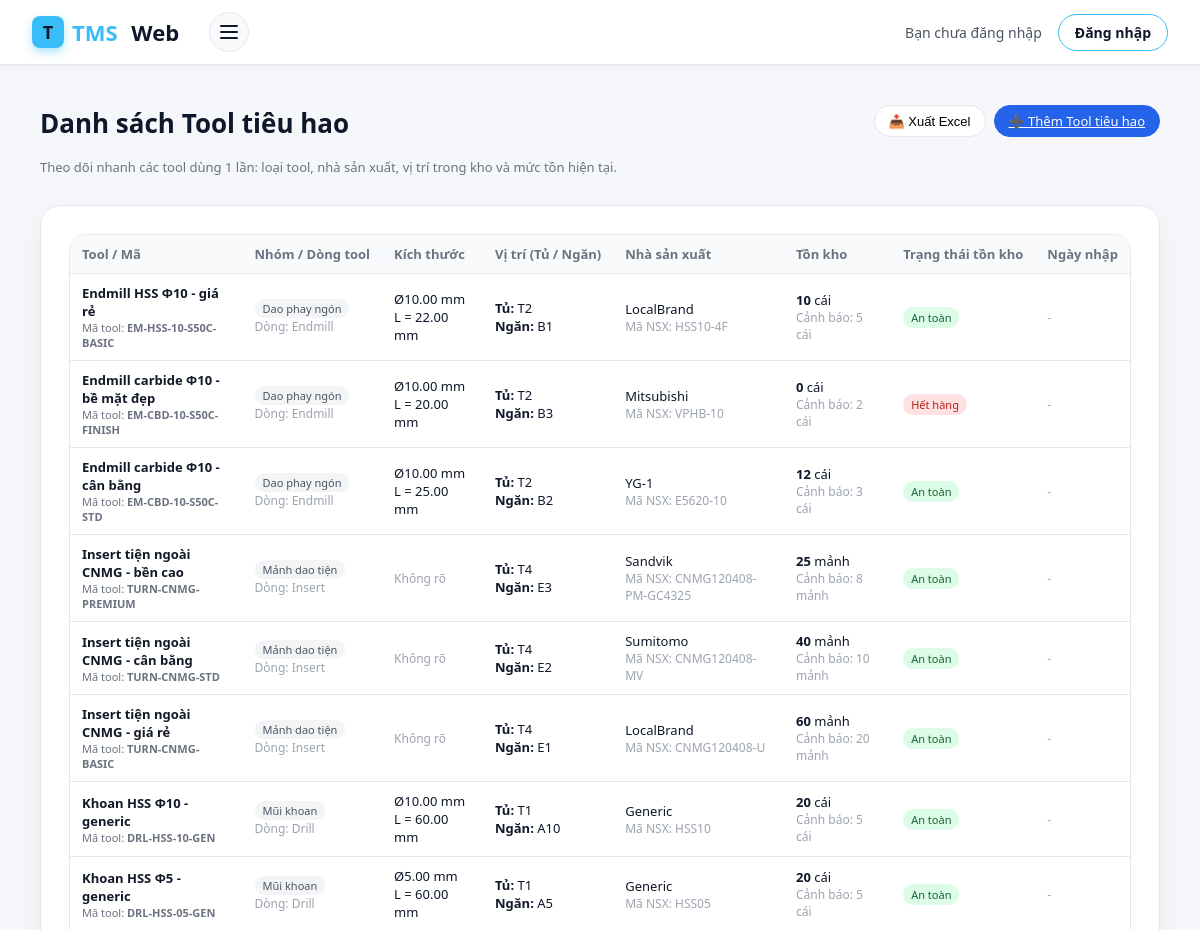
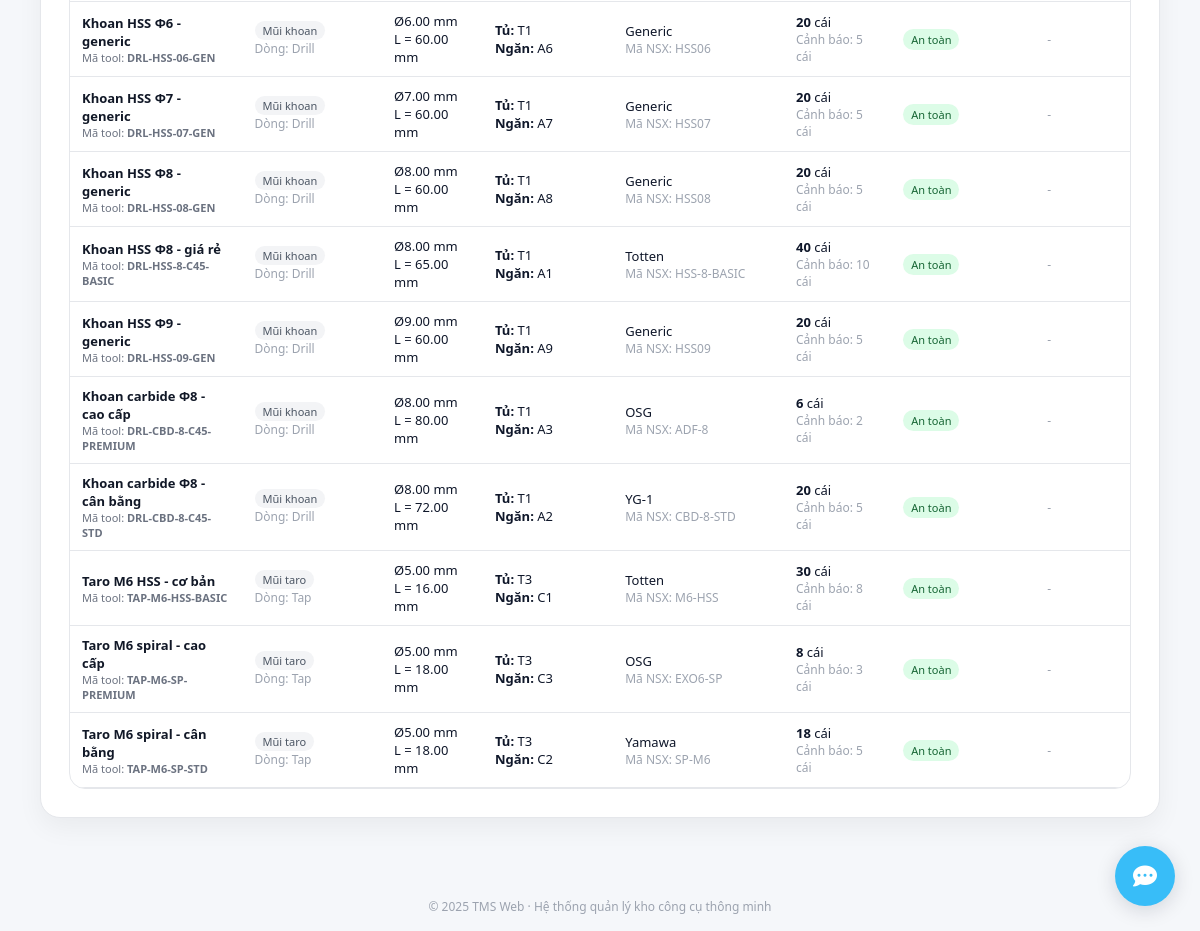
Screenshot of /tool/ with the database file from the repository (2 pictures, top to bottom).
### tool/models.py (models this page shows, shortened)
class Tool(models.Model):
    LOAI_GIA_CONG_CHOICES = [
        ("DRILL", "Khoan"),
        ("MILL", "Phay"),
        ("TAP", "Taro"),
        ("REAM", "Doa"),
        ("TURN", "Tiện"),
    ]
    NHOM_VL_CHOICES = [
        ("P", "Thép (ISO P)"),
        ("M", "Thép không gỉ (ISO M)"),
        ("K", "Gang (ISO K)"),
        ("N", "Nhôm/kim loại màu (ISO N)"),
        ("S", "Hợp kim chịu nhiệt (ISO S)"),
        ("H", "Thép đã tôi (ISO H)"),
    ]
    ten_tool = models.CharField(
        max_length=200,
        verbose_name="Tên tool"
    )
    ma_tool = models.CharField(
        max_length=50,
        unique=True,
        verbose_name="Mã tool"
    )
    nhom_tool = models.CharField(
        max_length=100,
        verbose_name="Nhóm tool",
        help_text="VD: Mũi khoan, Dao phay, Mũi taro…"
    )
    dong_tool = models.CharField(
        max_length=100,
        blank=True,
        verbose_name="Dòng tool",
        help_text="VD: Drill, Endmill, Tap…"
    )
    nha_san_xuat = models.CharField(
        max_length=100,
        blank=True,
        verbose_name="Nhà sản xuất"
    )
    ma_nha_sx = models.CharField(
        max_length=100,
        blank=True,
        verbose_name="Mã nhà sản xuất"
    )
    tieu_chuan = models.CharField(
        max_length=100,
        blank=True,
        verbose_name="Tiêu chuẩn"
    )
    model = models.CharField(
        max_length=100,
        blank=True,
        verbose_name="Model"
    )
    vat_lieu_phu_hop = models.CharField(
        max_length=200,
        blank=True,
        verbose_name="Vật liệu gia công phù hợp",
        help_text="VD: C45, S50C, SUS304…"
    )
    ghi_chu = models.TextField(
        blank=True,
        verbose_name="Ghi chú thêm"
    )
    duong_kinh = models.DecimalField(
        max_digits=6,
        decimal_places=2,
        null=True,
        blank=True,
        verbose_name="Đường kính làm việc (mm)"
    )
    chieu_dai_lam_viec = models.DecimalField(
        max_digits=6,
        decimal_places=2,
        null=True,
        blank=True,
        verbose_name="Chiều dài làm việc (mm)"
    )
    don_vi_tinh = models.CharField(
        max_length=50,
        blank=True,
        verbose_name="Đơn vị tính",
        help_text="VD: cái, hộp, bộ…"
    )
    tuoi_tho_chuan = models.CharField(
        max_length=100,
        blank=True,
        verbose_name="Tuổi thọ chuẩn",
        help_text="VD: 1500 lỗ / 1 tool"
    )
    loai_gia_cong = models.CharField(
        max_length=50,
        choices=LOAI_GIA_CONG_CHOICES,
        verbose_name="Loại gia công chính",
        null=True,
        blank=True,
        help_text="Khoan / Phay / Taro / Doa / Tiện…"
    )
    duong_kinh_min = models.DecimalField(
        max_digits=6,
        decimal_places=2,
        null=True,
        blank=True,
        verbose_name="ĐK min cho phép (mm)"
    )
    duong_kinh_max = models.DecimalField(
        max_digits=6,
        decimal_places=2,
        null=True,
        blank=True,
        verbose_name="ĐK max cho phép (mm)"
    )
    ty_le_sau_lo_max = models.DecimalField(
        max_digits=4,
        decimal_places=1,
        null=True,
        blank=True,
        verbose_name="Tỷ lệ sâu lỗ max (L/D)"
    )
    nhom_vat_lieu_iso = models.CharField(
        max_length=2,
        choices=NHOM_VL_CHOICES,
        blank=True,
        verbose_name="Nhóm vật liệu ISO"
    )
    do_cung_min = models.PositiveIntegerField(
        null=True,
        blank=True,
        verbose_name="Độ cứng vật liệu min (HRC)"
    )
    do_cung_max = models.PositiveIntegerField(
        null=True,
        blank=True,
        verbose_name="Độ cứng vật liệu max (HRC)"
    )
    may_phu_hop = models.CharField(
        max_length=200,
        blank=True,
        verbose_name="Dòng máy phù hợp",
        help_text="VD: VMC 10.000 rpm, CNC tiện, Máy khoan bàn…"
    )
    can_coolant = models.BooleanField(
        default=False,
        verbose_name="Yêu cầu tưới nguội"
    )
    ton_kho = models.PositiveIntegerField(
        default=0,
        verbose_name="Tồn kho hiện tại"
    )
    muc_canh_bao = models.PositiveIntegerField(
        null=True,
        blank=True,
        verbose_name="Mức cảnh báo tối thiểu"
    )
    tu = models.CharField(
    max_length=1,
    blank=True,
    verbose_name="Tủ (A/B/...)"
    )
    ngan = models.PositiveSmallIntegerField(
    null=True,
    blank=True,
    verbose_name="Ngăn (số)"
    )
    may_uu_tien = models.CharField(
        max_length=100,
        blank=True,
        verbose_name="Máy / Line ưu tiên"
    )
    ngay_nhap_kho = models.DateField(
        null=True,
        blank=True,
        verbose_name="Ngày nhập kho"
    )
    gia_tri_mua = models.DecimalField(
        max_digits=15,
        decimal_places=0,
        null=True,
        blank=True,
        verbose_name="Giá trị mua (VND/đv)"
    )
    wear_max = models.PositiveIntegerField(
        null=True,
        blank=True,
        verbose_name="Độ mòn tối đa (%)"
    )
    nguong_thay = models.PositiveIntegerField(
        null=True,
        blank=True,
        verbose_name="Ngưỡng cảnh báo thay (%)"
    )
    hrc_tham_chieu = models.PositiveIntegerField(
        null=True,
        blank=True,
        verbose_name="Độ cứng vật liệu tham chiếu (HRC)"
    )
    che_do_cat_khuyen_nghi = models.TextField(
        blank=True,
        verbose_name="Chế độ cắt khuyến nghị"
    )
    ket_luan_fuzzy = models.TextField(
        blank=True,
        verbose_name="Kết luận fuzzy / khuyến nghị"
    )
    diem_gia = models.PositiveSmallIntegerField(
        null=True,
        blank=True,
        verbose_name="Điểm giá (1=rẻ, 5=rất đắt)"
    )
    diem_do_ben = models.PositiveSmallIntegerField(
        null=True,
        blank=True,
        verbose_name="Điểm độ bền (1=thấp, 5=rất bền)"
    )
    diem_on_dinh = models.PositiveSmallIntegerField(
        null=True,
        blank=True,
        verbose_name="Độ ổn định quá trình (1=kém, 5=rất ổn định)"
    )
    diem_chat_luong_be_mat = models.PositiveSmallIntegerField(
        null=True,
        blank=True,
        verbose_name="Chất lượng bề mặt (1=thô, 5=rất đẹp)"
    )
    diem_san_co = models.PositiveSmallIntegerField(
        null=True,
        blank=True,
        verbose_name="Độ sẵn có (1=khó mua, 5=luôn sẵn)"
    )
    diem_uu_tien_dung_truoc = models.PositiveSmallIntegerField(
        null=True,
        blank=True,
        verbose_name="Mức ưu tiên dùng trước (1=ít, 5=ưu tiên cao)"
    )
    created_at = models.DateTimeField(
        auto_now_add=True,
        verbose_name="Thời gian tạo"
    )
    updated_at = models.DateTimeField(
        auto_now=True,
        verbose_name="Thời gian cập nhật"
    )
    class Meta:
        verbose_name = "Tool tiêu hao"
        verbose_name_plural = "Tool tiêu hao"
        ordering = ["ten_tool", "ma_tool"]
        indexes = [
            models.Index(fields=["ma_tool"]),
            models.Index(fields=["nhom_tool", "dong_tool"]),
            models.Index(fields=["loai_gia_cong", "nhom_vat_lieu_iso"]),
        ]

### tool/views.py (the view)
# urls.py: path("", views.tool_list, name="tool_list"),
def tool_list(request):
    tools = Tool.objects.all()
    return render(request, "tool_list.html", {"tools": tools})

### templates/tool_list.html (shortened to what this page needs)
{% extends "base.html" %}
{% block content %}
<div class="holder-page">
  <div class="holder-header">
    <div class="holder-header-left">
      <div class="holder-title">Danh sách Tool tiêu hao</div>
      <p class="holder-sub">
        Theo dõi nhanh các tool dùng 1 lần: loại tool, nhà sản xuất, vị trí trong kho và mức tồn hiện tại.
      </p>
    </div>
    <div class="holder-header-actions">
      <button class="btn-outline-sm" type="button">
        📥 Xuất Excel
      </button>
      <a class="btn-primary-sm" href="{% url 'tool:tool_create' %}">
        ➕ Thêm Tool tiêu hao
      </a>
    </div>
  </div>
  <div class="holder-card">
    <div class="holder-table-wrapper">
      <table class="holder-table">
        <thead>
          <tr>
            <th>Tool / Mã</th>
            <th>Nhóm / Dòng tool</th>
            <th>Kích thước</th>
            <th>Vị trí (Tủ / Ngăn)</th>
            <th>Nhà sản xuất</th>
            <th>Tồn kho</th>
            <th>Trạng thái tồn kho</th>
            <th>Ngày nhập</th>
          </tr>
        </thead>
        <tbody>
        {% for t in tools %}
          <tr class="table-row-clickable" data-href="{% url 'tool:tool_profile' t.pk %}">
            <td>
              <a href="{% url 'tool:tool_profile' t.pk %}" class="row-main-link">
                <div class="holder-name">{{ t.ten_tool|default:"(Chưa có tên tool)" }}</div>
                <div class="holder-name-sub">
                  Mã tool: <strong>{{ t.ma_tool|default:"-" }}</strong>
                </div>
              </a>
            </td>
            <td>
              {% if t.nhom_tool %}
                <div><span class="pill-small">{{ t.nhom_tool }}</span></div>
              {% else %}
                <div><span class="text-muted">Chưa phân nhóm</span></div>
              {% endif %}
              {% if t.dong_tool %}
                <div class="text-muted">Dòng: {{ t.dong_tool }}</div>
              {% endif %}
            </td>
            <td>
              {% if t.duong_kinh %}
                <div>Ø{{ t.duong_kinh }} mm</div>
              {% endif %}
              {% if t.chieu_dai_lam_viec %}
                <div>L = {{ t.chieu_dai_lam_viec }} mm</div>
              {% endif %}
              {% if not t.duong_kinh and not t.chieu_dai_lam_viec %}
                <span class="text-muted">Không rõ</span>
              {% endif %}
            </td>
            <td>
              <div><strong>Tủ:</strong> {{ t.tu|default:"-" }}</div>
              <div><strong>Ngăn:</strong> {{ t.ngan|default:"-" }}</div>
            </td>
            <td>
              {{ t.nha_san_xuat|default:"-" }}
              {% if t.ma_nha_sx %}
                <div class="text-muted">Mã NSX: {{ t.ma_nha_sx }}</div>
              {% endif %}
            </td>
            <td>
              {% if t.ton_kho is not None %}
                <strong>{{ t.ton_kho }}</strong> {{ t.don_vi_tinh|default:"" }}
                {% if t.muc_canh_bao %}
                  <div class="text-muted">
                    Cảnh báo: {{ t.muc_canh_bao }} {{ t.don_vi_tinh|default:"" }}
                  </div>
                {% endif %}
              {% else %}
                <span class="text-muted">Chưa nhập</span>
              {% endif %}
            </td>
            <td>
              {% if t.ton_kho == 0 %}
                <span class="status-badge status-empty">Hết hàng</span>
              {% elif t.muc_canh_bao and t.ton_kho and t.ton_kho <= t.muc_canh_bao %}
                <span class="status-badge status-warn">Sắp hết - nên đặt</span>
              {% else %}
                <span class="status-badge status-safe">An toàn</span>
              {% endif %}
            </td>
            <td>
              {% if t.ngay_nhap_kho %}
                {{ t.ngay_nhap_kho|date:"d/m/Y" }}
              {% else %}
                <span class="text-muted">-</span>
              {% endif %}
            </td>
          </tr>
        {% empty %}
          <tr>
            <td colspan="8" style="text-align:center;color:#9ca3af;padding:16px;">
              Chưa có Tool tiêu hao nào trong hệ thống.
            </td>
          </tr>
        {% endfor %}
        </tbody>
      </table>
    </div>
  </div>
</div>
{% endblock %}

### templates/base.html (style rules this page uses)
:root { --blue-tech: #38bdf8; --blue-strong: #0f172a; --blue-soft: #e0f2fe; }
* { box-sizing: border-box; }
body { margin: 0; font-family: "Segoe UI", sans-serif; background: #ffffff; color: #0f172a; }

### templates/tool_list.html (style rules this page uses)
.holder-page { max-width: 1120px; width: 100%; margin: 0 auto; padding: 16px 0 32px; }
.holder-header { display: flex; align-items: flex-start; justify-content: space-between; gap: 16px; margin-bottom: 16px; }
.holder-header-left { display: flex; flex-direction: column; gap: 4px; }
.holder-title { font-size: 26px; font-weight: 700; color: #0f172a; }
.holder-sub { font-size: 13px; color: #6b7280; }
.holder-header-actions { display: flex; gap: 8px; flex-wrap: wrap; }
.btn-outline-sm, .btn-primary-sm { border-radius: 999px; font-size: 13px; padding: 6px 14px; border: 1px solid #e5e7eb; background: #fff; cursor: pointer; display: inline-flex; align-items: center; gap: 6px; }
.btn-primary-sm { background: #2563eb; color: #fff; border-color: #2563eb; }
.holder-card { background: #fff; border-radius: 20px; padding: 28px; border: 1px solid #e5e7eb; box-shadow: 0 10px 26px rgba(0, 0, 0, 0.05); }
.holder-table-wrapper { border: 1px solid #e5e7eb; border-radius: 16px; overflow: hidden; overflow-x: auto; }
table.holder-table { width: 100%; padding: 14px 18px; border-collapse: collapse; font-size: 13px; min-width: 860px; }
table.holder-table thead { background: #f9fafb; }
table.holder-table th { padding: 10px 12px; text-align: left; color: #6b7280; font-weight: 600; border-bottom: 1px solid #e5e7eb; white-space: nowrap; }
table.holder-table td { padding: 10px 12px; border-bottom: 1px solid #e5e7eb; vertical-align: middle; }
.holder-name { font-weight: 600; color: #111827; }
.holder-name-sub { font-size: 11px; color: #6b7280; }
.text-muted { color: #9ca3af; font-size: 12px; }
.status-badge { display: inline-flex; align-items: center; padding: 3px 8px; font-size: 11px; border-radius: 999px; font-weight: 500; }
.status-safe { background: #dcfce7; color: #166534; }
.status-empty { background: #fee2e2; color: #b91c1c; }
.pill-small { display: inline-flex; align-items: center; padding: 2px 8px; border-radius: 999px; background: #f3f4f6; font-size: 11px; color: #4b5563; }
.table-row-clickable { cursor: pointer; transition: background 0.15s; }
.row-main-link { text-decoration: none; color: inherit; }

### templates/chatbot.html (style rules this page uses)
:root { --primary-color: #4361ee; --blue-tech: #38bdf8; --blue-strong: #0f172a; --primary-dark: #3a56d4; --bg-color: #f5f7fa; --text-color: #2b2d42; --white: #ffffff; --light-gray: #e9ecef; --shadow: 0 4px 20px rgba(0, 0, 0, 0.15); --border-radius: 16px; }
body { font-family: 'Segoe UI', system-ui, -apple-system, sans-serif; background: var(--bg-color); margin: 0; }

### rows the page displays
Tool: ten_tool "Endmill HSS Φ10 - giá rẻ", ma_tool "EM-HSS-10-S50C-BASIC", nhom_tool "Dao phay ngón", dong_tool "Endmill", duong_kinh "10.00", chieu_dai_lam_viec "22.00", tu "T2", ngan "B1", nha_san_xuat "LocalBrand", ma_nha_sx "HSS10-4F", ton_kho "10", don_vi_tinh "cái", muc_canh_bao "5", shows "An toàn"
Tool: ten_tool "Endmill carbide Φ10 - bề mặt đẹp", ma_tool "EM-CBD-10-S50C-FINISH", nhom_tool "Dao phay ngón", dong_tool "Endmill", duong_kinh "10.00", chieu_dai_lam_viec "20.00", tu "T2", ngan "B3", nha_san_xuat "Mitsubishi", ma_nha_sx "VPHB-10", ton_kho "0", don_vi_tinh "cái", muc_canh_bao "2", shows "Hết hàng"
Tool: ten_tool "Endmill carbide Φ10 - cân bằng", ma_tool "EM-CBD-10-S50C-STD", nhom_tool "Dao phay ngón", dong_tool "Endmill", duong_kinh "10.00", chieu_dai_lam_viec "25.00", tu "T2", ngan "B2", nha_san_xuat "YG-1", ma_nha_sx "E5620-10", ton_kho "12", don_vi_tinh "cái", muc_canh_bao "3", shows "An toàn"
Tool: ten_tool "Insert tiện ngoài CNMG - bền cao", ma_tool "TURN-CNMG-PREMIUM", nhom_tool "Mảnh dao tiện", dong_tool "Insert", shows "Không rõ", tu "T4", ngan "E3", nha_san_xuat "Sandvik", ma_nha_sx "CNMG120408-PM-GC4325", ton_kho "25", don_vi_tinh "mảnh", muc_canh_bao "8", shows "An toàn"
Tool: ten_tool "Insert tiện ngoài CNMG - cân bằng", ma_tool "TURN-CNMG-STD", nhom_tool "Mảnh dao tiện", dong_tool "Insert", shows "Không rõ", tu "T4", ngan "E2", nha_san_xuat "Sumitomo", ma_nha_sx "CNMG120408-MV", ton_kho "40", don_vi_tinh "mảnh", muc_canh_bao "10", shows "An toàn"
Tool: ten_tool "Insert tiện ngoài CNMG - giá rẻ", ma_tool "TURN-CNMG-BASIC", nhom_tool "Mảnh dao tiện", dong_tool "Insert", shows "Không rõ", tu "T4", ngan "E1", nha_san_xuat "LocalBrand", ma_nha_sx "CNMG120408-U", ton_kho "60", don_vi_tinh "mảnh", muc_canh_bao "20", shows "An toàn"
Tool: ten_tool "Khoan HSS Φ10 - generic", ma_tool "DRL-HSS-10-GEN", nhom_tool "Mũi khoan", dong_tool "Drill", duong_kinh "10.00", chieu_dai_lam_viec "60.00", tu "T1", ngan "A10", nha_san_xuat "Generic", ma_nha_sx "HSS10", ton_kho "20", don_vi_tinh "cái", muc_canh_bao "5", shows "An toàn"
Tool: ten_tool "Khoan HSS Φ5 - generic", ma_tool "DRL-HSS-05-GEN", nhom_tool "Mũi khoan", dong_tool "Drill", duong_kinh "5.00", chieu_dai_lam_viec "60.00", tu "T1", ngan "A5", nha_san_xuat "Generic", ma_nha_sx "HSS05", ton_kho "20", don_vi_tinh "cái", muc_canh_bao "5", shows "An toàn"
Tool: ten_tool "Khoan HSS Φ6 - generic", ma_tool "DRL-HSS-06-GEN", nhom_tool "Mũi khoan", dong_tool "Drill", duong_kinh "6.00", chieu_dai_lam_viec "60.00", tu "T1", ngan "A6", nha_san_xuat "Generic", ma_nha_sx "HSS06", ton_kho "20", don_vi_tinh "cái", muc_canh_bao "5", shows "An toàn"
Tool: ten_tool "Khoan HSS Φ7 - generic", ma_tool "DRL-HSS-07-GEN", nhom_tool "Mũi khoan", dong_tool "Drill", duong_kinh "7.00", chieu_dai_lam_viec "60.00", tu "T1", ngan "A7", nha_san_xuat "Generic", ma_nha_sx "HSS07", ton_kho "20", don_vi_tinh "cái", muc_canh_bao "5", shows "An toàn"
Tool: ten_tool "Khoan HSS Φ8 - generic", ma_tool "DRL-HSS-08-GEN", nhom_tool "Mũi khoan", dong_tool "Drill", duong_kinh "8.00", chieu_dai_lam_viec "60.00", tu "T1", ngan "A8", nha_san_xuat "Generic", ma_nha_sx "HSS08", ton_kho "20", don_vi_tinh "cái", muc_canh_bao "5", shows "An toàn"
Tool: ten_tool "Khoan HSS Φ8 - giá rẻ", ma_tool "DRL-HSS-8-C45-BASIC", nhom_tool "Mũi khoan", dong_tool "Drill", duong_kinh "8.00", chieu_dai_lam_viec "65.00", tu "T1", ngan "A1", nha_san_xuat "Totten", ma_nha_sx "HSS-8-BASIC", ton_kho "40", don_vi_tinh "cái", muc_canh_bao "10", shows "An toàn"
Tool: ten_tool "Khoan HSS Φ9 - generic", ma_tool "DRL-HSS-09-GEN", nhom_tool "Mũi khoan", dong_tool "Drill", duong_kinh "9.00", chieu_dai_lam_viec "60.00", tu "T1", ngan "A9", nha_san_xuat "Generic", ma_nha_sx "HSS09", ton_kho "20", don_vi_tinh "cái", muc_canh_bao "5", shows "An toàn"
Tool: ten_tool "Khoan carbide Φ8 - cao cấp", ma_tool "DRL-CBD-8-C45-PREMIUM", nhom_tool "Mũi khoan", dong_tool "Drill", duong_kinh "8.00", chieu_dai_lam_viec "80.00", tu "T1", ngan "A3", nha_san_xuat "OSG", ma_nha_sx "ADF-8", ton_kho "6", don_vi_tinh "cái", muc_canh_bao "2", shows "An toàn"
Tool: ten_tool "Khoan carbide Φ8 - cân bằng", ma_tool "DRL-CBD-8-C45-STD", nhom_tool "Mũi khoan", dong_tool "Drill", duong_kinh "8.00", chieu_dai_lam_viec "72.00", tu "T1", ngan "A2", nha_san_xuat "YG-1", ma_nha_sx "CBD-8-STD", ton_kho "20", don_vi_tinh "cái", muc_canh_bao "5", shows "An toàn"
Tool: ten_tool "Taro M6 HSS - cơ bản", ma_tool "TAP-M6-HSS-BASIC", nhom_tool "Mũi taro", dong_tool "Tap", duong_kinh "5.00", chieu_dai_lam_viec "16.00", tu "T3", ngan "C1", nha_san_xuat "Totten", ma_nha_sx "M6-HSS", ton_kho "30", don_vi_tinh "cái", muc_canh_bao "8", shows "An toàn"
Tool: ten_tool "Taro M6 spiral - cao cấp", ma_tool "TAP-M6-SP-PREMIUM", nhom_tool "Mũi taro", dong_tool "Tap", duong_kinh "5.00", chieu_dai_lam_viec "18.00", tu "T3", ngan "C3", nha_san_xuat "OSG", ma_nha_sx "EXO6-SP", ton_kho "8", don_vi_tinh "cái", muc_canh_bao "3", shows "An toàn"
Tool: ten_tool "Taro M6 spiral - cân bằng", ma_tool "TAP-M6-SP-STD", nhom_tool "Mũi taro", dong_tool "Tap", duong_kinh "5.00", chieu_dai_lam_viec "18.00", tu "T3", ngan "C2", nha_san_xuat "Yamawa", ma_nha_sx "SP-M6", ton_kho "18", don_vi_tinh "cái", muc_canh_bao "5", shows "An toàn"
